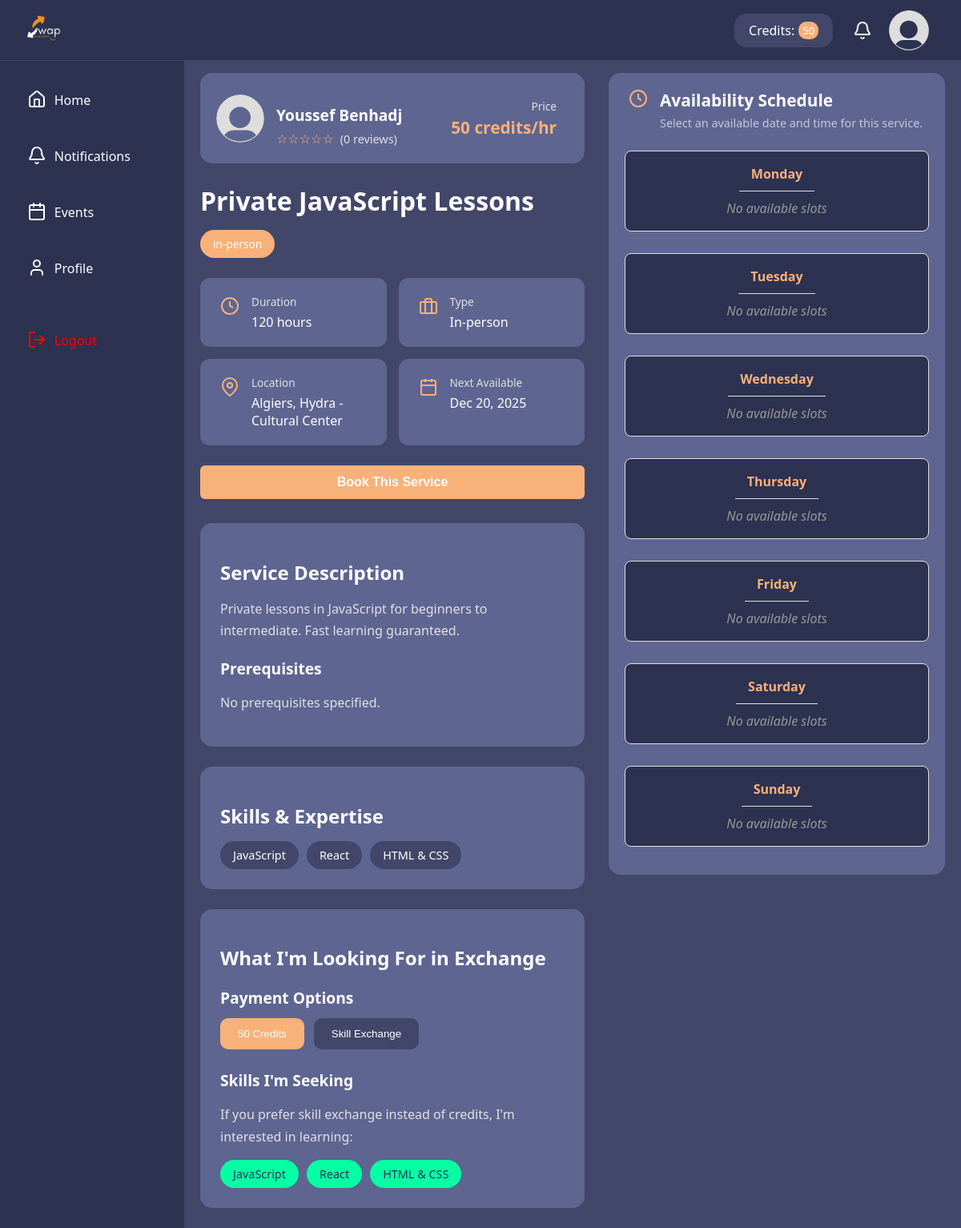
The page /dashboard/post/postdetails.php?Postid=1 on the database as committed earlier.
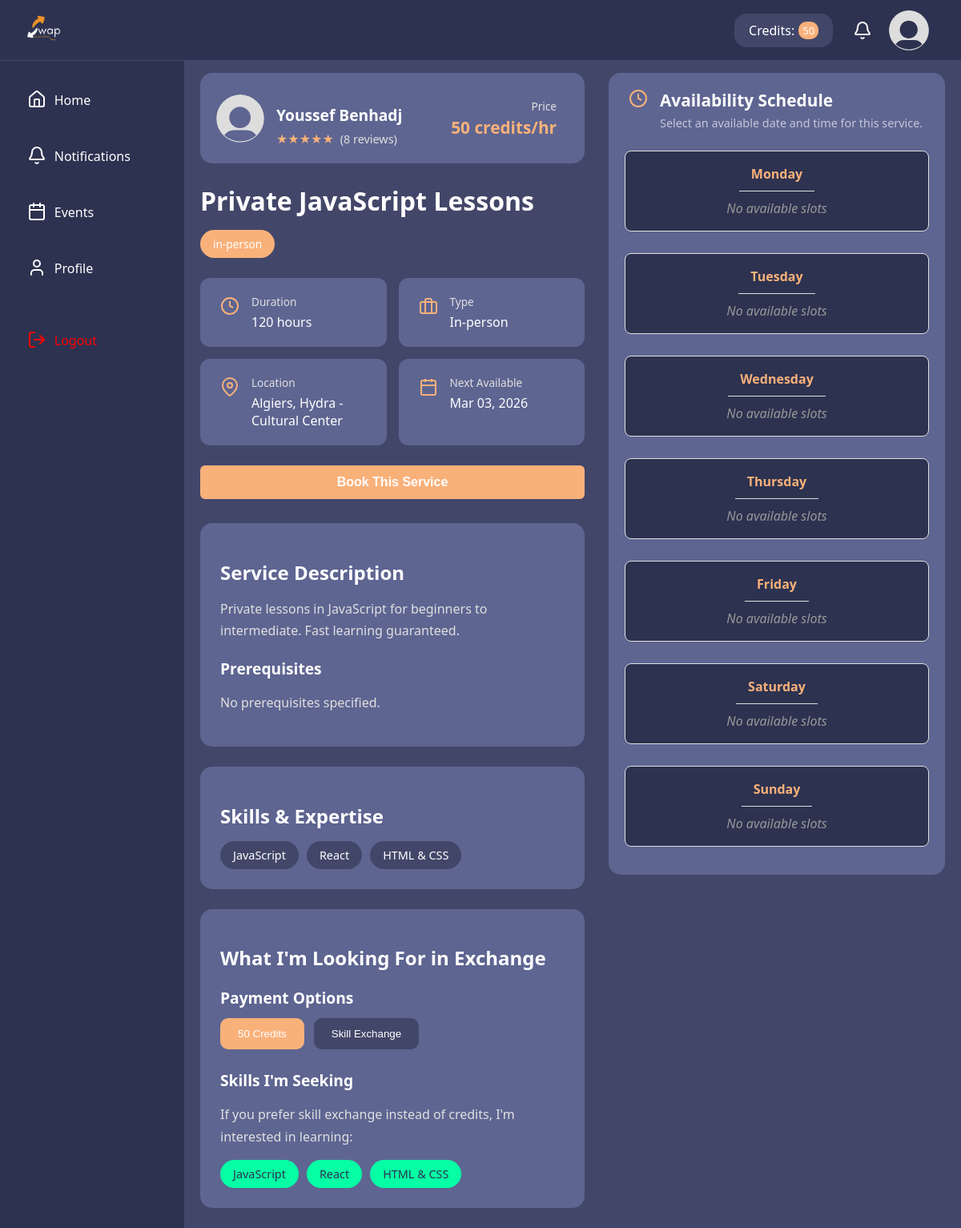
The same page on the database as committed later.
### tables this page shows
CREATE TABLE Users (
  UserId INT AUTO_INCREMENT PRIMARY KEY,
  UserName VARCHAR(45) UNIQUE NOT NULL,
  FullName VARCHAR(45) NOT NULL,
  Email VARCHAR(45) UNIQUE NOT NULL,
  Password VARCHAR(255) NOT NULL,
  Description TEXT,
  ProfilePicture VARCHAR(255),
  ProfessionalTitle VARCHAR(100),
  Location VARCHAR(100),
  PhoneNumber VARCHAR(20),
  BirthDate DATE,
  Gender ENUM('M', 'F'),
  UserSince DATETIME DEFAULT CURRENT_TIMESTAMP,
  IsBanned ENUM('yes','no') DEFAULT 'no',
  Rating DECIMAL(3,2) DEFAULT 0.00 CHECK (Rating >= 0.00 AND Rating <= 5.00),
  RatingCount INT DEFAULT 0 CHECK (RatingCount >= 0),
  ExchangeCount INT DEFAULT 0 CHECK (ExchangeCount >= 0),
  CreditBalance INT DEFAULT 0 CHECK (CreditBalance >= 0)
);

CREATE TABLE Posts (
  PostId INT AUTO_INCREMENT PRIMARY KEY,
  UserId INT NOT NULL,
  Title VARCHAR(150) NOT NULL,
  Description TEXT NOT NULL,
  PostType ENUM('in-person','online') NOT NULL,
  PostStatus ENUM('active','disabled') DEFAULT 'active',
  CategoryId INT NOT NULL,
  Duration INT CHECK (Duration > 0 AND Duration <= 480),
  MeetLocation VARCHAR(150),
  AvailableDate DATETIME NOT NULL,
  Prerequisites TEXT,
  Requirements TEXT,
  PaymentMethod ENUM('exchange','credit') NOT NULL,
  RequiredCredits INT DEFAULT 0 CHECK (RequiredCredits >= 0),
  LikeCount INT DEFAULT 0 CHECK (LikeCount >= 0),
  CreatedAt DATETIME DEFAULT CURRENT_TIMESTAMP,
  
  FOREIGN KEY (UserId) REFERENCES Users(UserId) ON DELETE CASCADE,
  FOREIGN KEY (CategoryId) REFERENCES Category(CategoryId) ON DELETE RESTRICT,
  
  INDEX idx_posts_status_date (PostStatus, AvailableDate),
  INDEX idx_posts_user (UserId),
  INDEX idx_posts_category (CategoryId)
);

### dashboard/post/postdetails.view.php (the view, shortened to what the rows shown need)
<div class="page-wrapper">
    <div class="page-container">
        <div class="service-detail-container">
            <div class="service-info-section">
        <div class="provider-header">
            <div class="provider-info">
                <h3 class="provider-name"><?php echo htmlspecialchars($user['FullName'] ?? 'Unknown'); ?></h3>
                <div class="provider-rating">
                    <span class="stars"><?php echo str_repeat('★', round($user['Rating'] ?? 0)) . str_repeat('☆', 5 - round($user['Rating'] ?? 0)); ?></span>
                    <span class="reviews-count">(<?php echo $user['RatingCount'] ?? 0; ?> reviews)</span>
                </div>
            </div>
            <div class="service-price">
                <span class="price-label">Price</span>
                <span class="price-value"><?php echo $requiredCredits ?? 0; ?> credits/hr</span>
            </div>
        </div>
        <div class="service-header">
            <h1 class="service-title"><?php echo htmlspecialchars($postTitle ?? ''); ?></h1>
            <div class="service-tags">
                <span class="tag tag-btn"><?php echo htmlspecialchars($postType ?? ''); ?></span>
            </div>
        </div>
        <div class="service-quick-info">
            <div class="info-card">
                <div>
                    <div class="info-label">Duration</div>
                    <div class="info-value"><?php echo $postDuration ?? 0; ?> hours</div>
                </div>
            </div>
            <div class="info-card">
                <div>
                    <div class="info-label">Type</div>
                    <div class="info-value"><?php echo ucfirst($postType ?? ''); ?></div>
                </div>
            </div>
            <div class="info-card">
                <div>
                    <div class="info-label">Location</div>
                    <div class="info-value"><?php echo htmlspecialchars($postLocation ?? 'N/A'); ?></div>
                </div>
            </div>
            <div class="info-card">
                <div>
                    <div class="info-label">Next Available</div>
                    <div class="info-value"><?php echo !empty($postDate) ? date('M d, Y', strtotime($postDate)) : 'Not available'; ?></div>
                </div>
            </div>
        </div>
        <div class="service-description">
            <h2>Service Description</h2>
            <p><?php echo nl2br(htmlspecialchars($postDescription ?? '')); ?></p>
            <h3>Prerequisites</h3>
            <p><?php echo nl2br(htmlspecialchars($prerequisites ?? 'No prerequisites specified.')); ?></p>
        </div>
        <div class="skills-section">
            <h2>Skills & Expertise</h2>
            </div>
            <div class="exchange-section">
            <h2>What I'm Looking For in Exchange</h2>
            <div class="payment-options">
                <div class="payment-badges">
                    <button type="button" class="payment-badge active" data-payment-method="credits" id="creditBtn" onclick="selectPaymentMethod('credits', this)"><?php echo $requiredCredits ?? 0; ?> Credits</button>
                    <button type="button" class="payment-badge" data-payment-method="exchange" id="exchangeBtn" onclick="selectPaymentMethod('exchange', this)">Skill Exchange</button>
                </div>
            </div>
            </div>
    </div>
            <div class="availability-section">
                <div class="availability-card">
                    <div class="availability-header">
                        <div>
                            <h2>Availability Schedule</h2>
                        </div>
                    </div>
                </div>
            </div>
        </div>
    </div>
</div>

Rows that differ between the two databases and show on the page:
changed users "Youssef Benhadj": RatingCount "0" → "8"; Rating "☆☆☆☆☆" → "★★★★★"
changed posts "Private JavaScript Lessons": AvailableDate "Dec 20, 2025" → "Mar 03, 2026"
